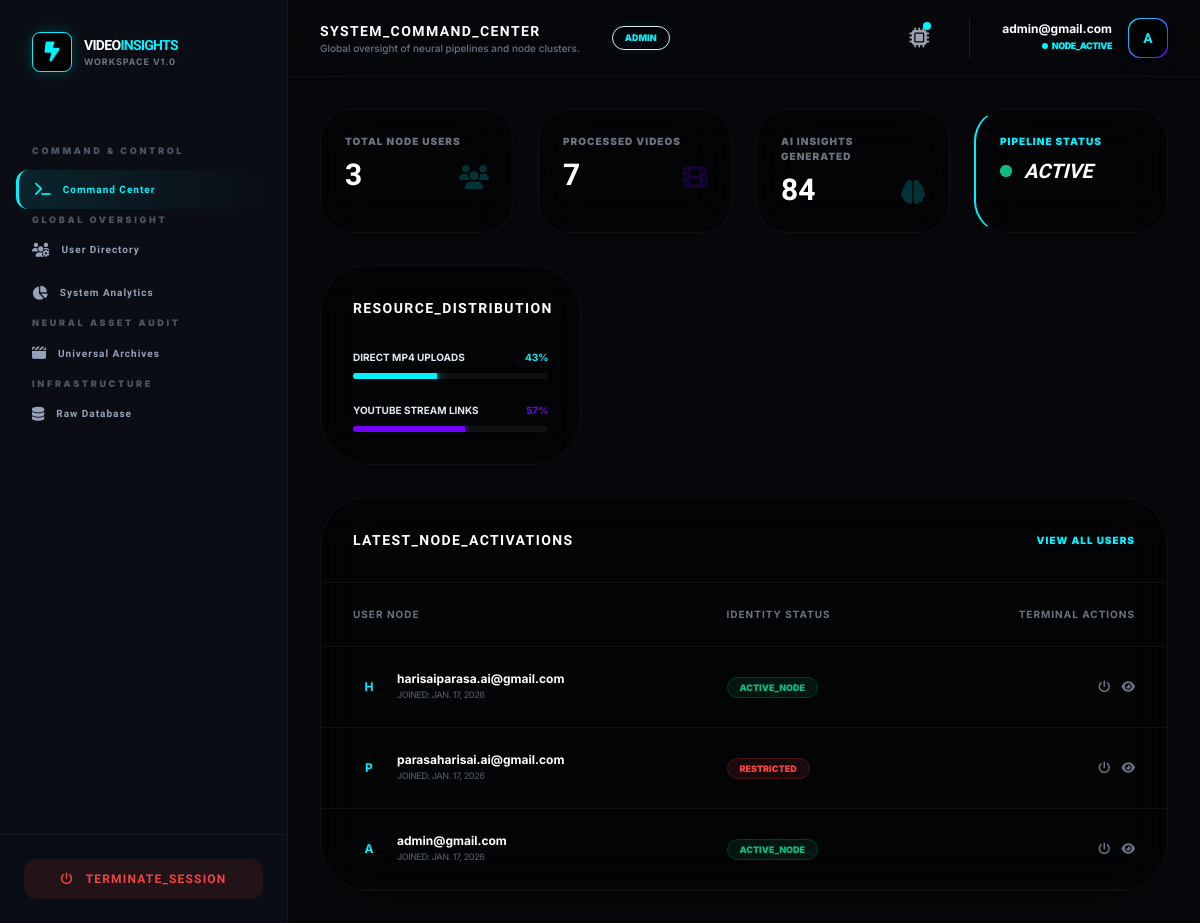
The app's page /analysis/admin/dashboard/ (signed in), older data.
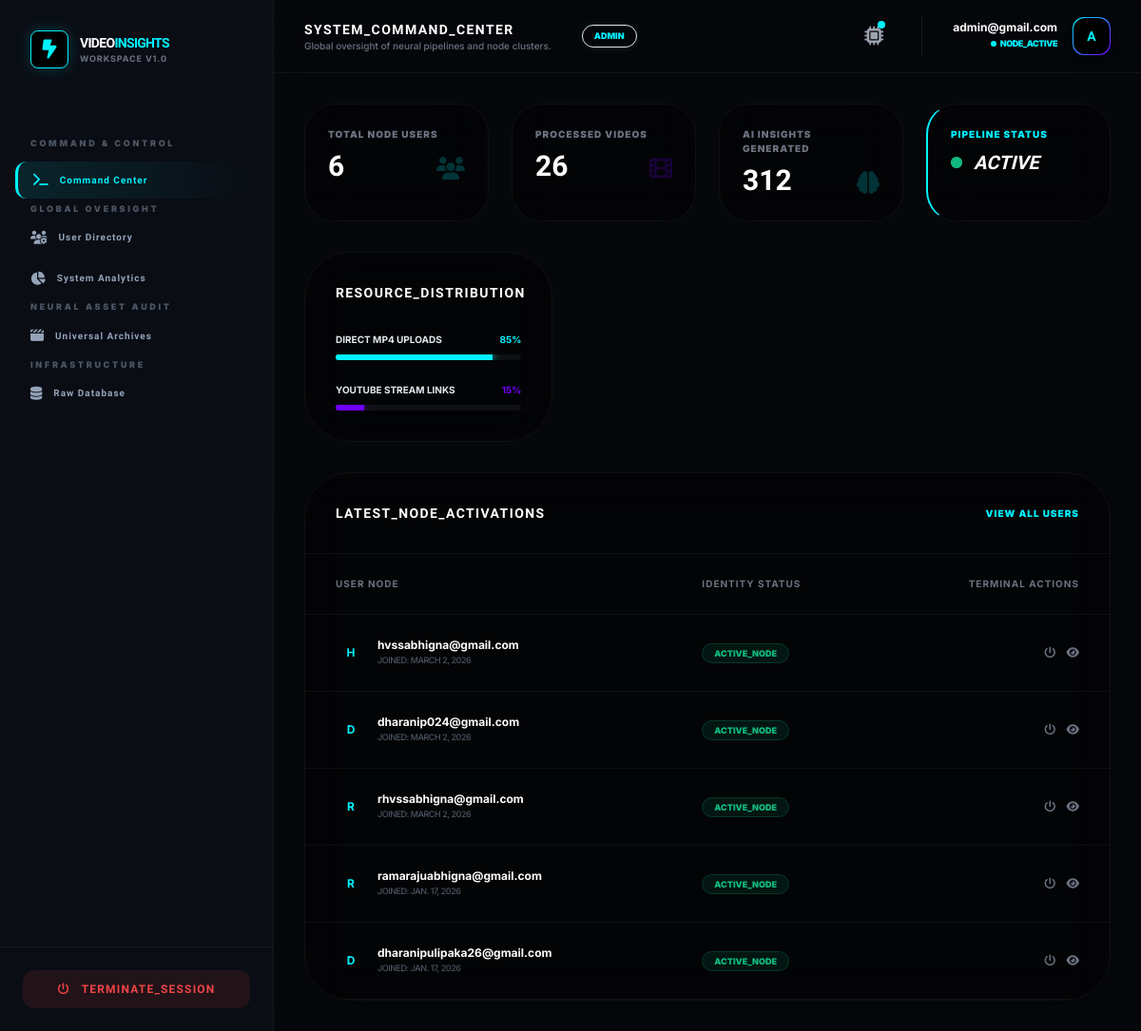
The same page, newer data.
### accounts/models.py (models this page shows, shortened)
class User(AbstractUser):
    username = None
    email = models.EmailField(unique=True)
    ROLE_CHOICES = (
        ('admin', 'Admin'),
        ('user', 'User'),
    )
    role = models.CharField(max_length=10, choices=ROLE_CHOICES, default='user')
    is_verified = models.BooleanField(default=False)
    login_count = models.PositiveIntegerField(default=0)
    USERNAME_FIELD = 'email'
    REQUIRED_FIELDS = []
    objects = CustomUserManager()

### analysis/views.py (the view)
# urls.py: path('admin/dashboard/', views.admin_dashboard, name='admin_dashboard'),
@user_passes_test(is_admin)
def admin_dashboard(request):
    all_users = User.objects.all().order_by('-date_joined')
    all_vids  = VideoAnalysis.objects.all()
    total     = all_vids.count()
    yt_count  = all_vids.filter(video_file="").count()
    stats = {
        'total_users':   all_users.count(),
        'total_videos':  total,
        'total_insights':total * 12,
        'mp4_percent':   (100 - (yt_count / total * 100)) if total > 0 else 65,
        'yt_percent':    (yt_count / total * 100) if total > 0 else 35
    }
    return render(request, 'admin_dashboard.html', {
        'stats': stats, 'node_users': all_users[:5]
    })

### analysis/views.py (called while the page is built)
def is_admin(user):
    return user.is_authenticated and user.role == 'admin'

### templates/admin_dashboard.html (shortened to what this page needs)
{% extends "base2.html" %}
{% load i18n %}
{% block page_title %}SYSTEM_COMMAND_CENTER{% endblock %}
{% block page_subtitle %}Global oversight of neural pipelines and node clusters.{% endblock %}
{% block content %}
<div class="space-y-8 animate-fade-in">
    <div class="grid grid-cols-1 md:grid-cols-2 lg:grid-cols-4 gap-6">
        <div class="bg-black/40 border border-white/5 p-6 rounded-[2rem] backdrop-blur-xl">
            <p class="text-[10px] font-black text-gray-500 uppercase tracking-widest mb-2">Total Node Users</p>
            <div class="flex items-end justify-between">
                <h3 class="orbitron text-3xl font-black text-white">{{ stats.total_users }}</h3>
                <i class="fa fa-users text-[var(--accent-cyan)] opacity-20 text-2xl"></i>
            </div>
        </div>
        <div class="bg-black/40 border border-white/5 p-6 rounded-[2rem] backdrop-blur-xl">
            <p class="text-[10px] font-black text-gray-500 uppercase tracking-widest mb-2">Processed Videos</p>
            <div class="flex items-end justify-between">
                <h3 class="orbitron text-3xl font-black text-white">{{ stats.total_videos }}</h3>
                <i class="fa fa-film text-[var(--accent-purple)] opacity-20 text-2xl"></i>
            </div>
        </div>
        <div class="bg-black/40 border border-white/5 p-6 rounded-[2rem] backdrop-blur-xl">
            <p class="text-[10px] font-black text-gray-500 uppercase tracking-widest mb-2">AI Insights Generated</p>
            <div class="flex items-end justify-between">
                <h3 class="orbitron text-3xl font-black text-white">{{ stats.total_insights }}</h3>
                <i class="fa fa-brain text-[var(--accent-cyan)] opacity-20 text-2xl"></i>
            </div>
        </div>
        <div class="bg-black/40 border border-white/5 p-6 rounded-[2rem] backdrop-blur-xl border-l-2 border-l-[var(--accent-cyan)]">
            <p class="text-[10px] font-black text-[var(--accent-cyan)] uppercase tracking-widest mb-2">Pipeline Status</p>
            <div class="flex items-center gap-3">
                <span class="relative flex h-3 w-3">
                    <span class="relative inline-flex rounded-full h-3 w-3 bg-emerald-500"></span>
                </span>
                <h3 class="orbitron text-xl font-black text-white uppercase italic">Active</h3>
            </div>
        </div>
    </div>
    <div class="grid lg:grid-cols-3 gap-8">
        <div class="bg-black/40 border border-white/5 p-8 rounded-[3rem] backdrop-blur-xl">
            <h4 class="orbitron text-sm font-black text-white tracking-widest mb-8">RESOURCE_DISTRIBUTION</h4>
            <div class="space-y-6">
                <div>
                    <div class="flex justify-between text-[10px] font-bold uppercase mb-2">
                        <span>Direct MP4 Uploads</span>
                        <span class="text-[var(--accent-cyan)]">{{ stats.mp4_percent|floatformat:0 }}%</span>
                    </div>
                    <div class="h-1.5 w-full bg-white/5 rounded-full overflow-hidden">
                        <div class="h-full bg-[var(--accent-cyan)] transition-all duration-1000 shadow-[0_0_10px_var(--accent-cyan)]" style="width: {{ stats.mp4_percent }}%"></div>
                    </div>
                </div>
                <div>
                    <div class="flex justify-between text-[10px] font-bold uppercase mb-2">
                        <span>YouTube Stream Links</span>
                        <span class="text-[var(--accent-purple)]">{{ stats.yt_percent|floatformat:0 }}%</span>
                    </div>
                    <div class="h-1.5 w-full bg-white/5 rounded-full overflow-hidden">
                        <div class="h-full bg-[var(--accent-purple)] transition-all duration-1000 shadow-[0_0_10px_var(--accent-purple)]" style="width: {{ stats.yt_percent }}%"></div>
                    </div>
                </div>
            </div>
        </div>
    </div>
    <div class="bg-black/40 border border-white/5 rounded-[3rem] backdrop-blur-xl overflow-hidden shadow-2xl">
        <div class="p-8 border-b border-white/5 flex justify-between items-center">
            <h4 class="orbitron text-sm font-black text-white tracking-widest">LATEST_NODE_ACTIVATIONS</h4>
            <a href="{% url 'admin_user_management' %}" class="text-[10px] font-black text-[var(--accent-cyan)] uppercase tracking-widest hover:underline">View All Users</a>
        </div>
        <div class="overflow-x-auto">
            <table class="w-full text-left">
                <thead>
                    <tr class="text-[10px] font-black text-gray-500 uppercase tracking-widest border-b border-white/5">
                        <th class="px-8 py-6">User Node</th>
                        <th class="px-8 py-6">Identity Status</th>
                        <th class="px-8 py-6 text-right">Terminal Actions</th>
                    </tr>
                </thead>
                <tbody class="text-xs font-medium">
                    {% for user_node in node_users %}
                    <tr class="border-b border-white/5 hover:bg-white/[0.02] transition-colors">
                        <td class="px-8 py-6 flex items-center gap-3">
                            <div class="w-8 h-8 rounded-lg bg-[var(--accent-cyan)]/10 text-[var(--accent-cyan)] flex items-center justify-center font-bold">{{ user_node.email|first|upper }}</div>
                            <div>
                                <p class="text-white font-bold">{{ user_node.email }}</p>
                                <p class="text-[9px] text-gray-600 uppercase tracking-tighter">Joined: {{ user_node.date_joined|date:"N j, Y" }}</p>
                            </div>
                        </td>
                        <td class="px-8 py-6">
                            {% if user_node.is_active %}
                                <span class="px-3 py-1 bg-emerald-500/10 text-emerald-500 rounded-full text-[9px] font-black uppercase border border-emerald-500/20">Active_Node</span>
                            {% else %}
                                <span class="px-3 py-1 bg-red-500/10 text-red-500 rounded-full text-[9px] font-black uppercase border border-red-500/20">Restricted</span>
                            {% endif %}
                        </td>
                        <td class="px-8 py-6 text-right">
                            <button class="text-gray-500 hover:text-red-500 transition-colors mx-2"><i class="fa fa-power-off"></i></button>
                            <button class="text-gray-500 hover:text-[var(--accent-cyan)] transition-colors"><i class="fa fa-eye"></i></button>
                        </td>
                    </tr>
                    {% empty %}
                    <tr>
                        <td colspan="3" class="px-8 py-10 text-center text-gray-600 italic">No active user nodes detected in current database sync.</td>
                    </tr>
                    {% endfor %}
                </tbody>
            </table>
        </div>
    </div>
</div>
{% endblock %}

### templates/base2.html (shortened to what this page needs)
<!DOCTYPE html>
<html lang="en">
<head>
    <script src="https://cdn.tailwindcss.com"></script>
    <link rel="stylesheet" href="https://cdnjs.cloudflare.com/ajax/libs/font-awesome/6.4.2/css/all.min.css">
</head>
<body class="min-h-screen flex">
<aside class="w-72 bg-[var(--sidebar-bg)] border-r border-white/5 hidden lg:flex flex-col sticky top-0 h-screen z-50">
    <div class="p-8">
        <a href="/" class="flex items-center gap-3">
            <div class="w-10 h-10 rounded-lg flex items-center justify-center bg-black border border-[var(--accent-cyan)] shadow-[0_0_15px_rgba(0,242,255,0.2)]">
                <i class="fa-solid fa-bolt-lightning text-xl text-[var(--accent-cyan)]"></i>
            </div>
            <div>
                <h2 class="orbitron text-sm font-black text-white tracking-tighter">VIDEO<span class="text-[var(--accent-cyan)]">INSIGHTS</span></h2>
                <p class="text-[9px] text-gray-500 uppercase tracking-widest font-bold">Workspace v1.0</p>
            </div>
        </a>
    </div>
    <nav class="flex-1 px-4 py-4 space-y-1 overflow-y-auto">
        {% if user.role == 'admin' %}
            {% include "partials/sidebar_admin.html" %}
        {% else %}
            {% include "partials/sidebar_user.html" %}
        {% endif %}
    </nav>
    <div class="p-6 border-t border-white/5">
        <a href="{% url 'logout' %}"
           class="flex items-center justify-center gap-3 px-4 py-3 rounded-xl bg-red-500/10 text-red-500 font-bold hover:bg-red-500 hover:text-white transition duration-300 orbitron text-xs tracking-widest">
            <i class="fa-solid fa-power-off"></i> TERMINATE_SESSION
        </a>
    </div>
</aside>
<div class="flex-1 flex flex-col min-w-0">
    <header class="bg-[var(--sidebar-bg)]/80 backdrop-blur-xl border-b border-white/5 sticky top-0 z-40 px-8 py-4 flex justify-between items-center">
        <div class="flex items-center gap-4">
             <div class="hidden sm:block">
                <h1 class="orbitron text-sm font-bold text-white tracking-widest uppercase">
                    {% block page_title %}Operational_Dashboard{% endblock page_title %}
                </h1>
                <p class="text-[10px] text-gray-500 font-medium">
                    {% block page_subtitle %}Synchronizing with Neural Pipeline...{% endblock page_subtitle %}
                </p>
             </div>
             <span class="bg-[var(--accent-cyan)]/10 text-[var(--accent-cyan)] text-[9px] uppercase font-black px-3 py-1 rounded-full ml-4 border border-[var(--accent-cyan)]/20 shadow-[0_0_10px_rgba(0,242,255,0.1)]">
                {{ user.role|default:"User" }}
             </span>
        </div>
        <div class="flex items-center gap-8">
            <div class="relative group">
                <button class="relative p-2 text-gray-400 hover:text-[var(--accent-cyan)] transition-colors">
                    <i class="fa-solid fa-microchip text-xl"></i>
                    <span class="absolute top-1.5 right-1.5 w-2 h-2 bg-[var(--accent-cyan)] rounded-full animate-pulse"></span>
                </button>
            </div>
            <div class="flex items-center gap-4 border-l border-white/10 pl-8">
                <div class="text-right hidden sm:block">
                    <p class="text-xs font-bold text-white leading-none mb-1">{{ user.email }}</p>
                    <p class="text-[9px] text-[var(--accent-cyan)] font-black uppercase flex items-center justify-end gap-1 tracking-tighter">
                        <span class="w-1.5 h-1.5 bg-[var(--accent-cyan)] rounded-full animate-ping"></span> NODE_ACTIVE
                    </p>
                </div>
                <div class="w-10 h-10 rounded-xl bg-gradient-to-br from-[var(--accent-cyan)] to-[var(--accent-purple)] p-[1px] shadow-lg">
                    <div class="w-full h-full bg-black rounded-xl flex items-center justify-center text-[var(--accent-cyan)] font-black orbitron text-sm">
                        {{ user.email|first|upper }}
                    </div>
                </div>
            </div>
        </div>
    </header>
    <main class="flex-1 p-8 overflow-y-auto">
        <div class="max-w-7xl mx-auto animate-fade-in">
            {% block content %}{% endblock content %}
        </div>
    </main>
</div>
</body>
</html>

### templates/partials/sidebar_admin.html
{% load i18n %}
<p class="text-[9px] font-black text-gray-600 uppercase tracking-[0.3em] ml-4 mb-3 mt-6">
    {% translate "Command & Control" %}
</p>
<a href="{% url 'admin_dashboard' %}"
   class="nav-item {% if request.resolver_match.url_name == 'admin_dashboard' %}active{% endif %}">
    <i class="fa fa-terminal"></i>
    <span class="orbitron text-[10px] tracking-widest">{% translate "Command Center" %}</span>
</a>
<p class="text-[9px] font-black text-gray-600 uppercase tracking-[0.3em] ml-4 mb-3 mt-8">
    {% translate "Global Oversight" %}
</p>
<a href="{% url 'admin_user_management' %}"
   class="nav-item {% if request.resolver_match.url_name == 'admin_user_management' %}active{% endif %}">
    <i class="fa fa-users-gear"></i>
    <span class="orbitron text-[10px] tracking-widest">{% translate "User Directory" %}</span>
</a>
<a href="{% url 'admin_analytics' %}"
   class="nav-item {% if request.resolver_match.url_name == 'admin_analytics' %}active{% endif %}">
    <i class="fa-solid fa-chart-pie"></i>
    <span class="orbitron text-[10px] tracking-widest">{% translate "System Analytics" %}</span>
</a>
<p class="text-[9px] font-black text-gray-600 uppercase tracking-[0.3em] ml-4 mb-3 mt-8">
    {% translate "Neural Asset Audit" %}
</p>
<a href="{% url 'video_list' %}"
   class="nav-item {% if request.resolver_match.url_name == 'video_list' %}active{% endif %}">
    <i class="fa fa-clapperboard"></i>
    <span class="orbitron text-[10px] tracking-widest">{% translate "Universal Archives" %}</span>
</a>
<p class="text-[9px] font-black text-gray-600 uppercase tracking-[0.3em] ml-4 mb-3 mt-8">
    {% translate "Infrastructure" %}
</p>
<a href="/admin/" target="_blank" class="nav-item">
    <i class="fa-solid fa-database"></i>
    <span class="orbitron text-[10px] tracking-widest">{% translate "Raw Database" %}</span>
</a>

### templates/base2.html (style rules this page uses)
:root { --bg-workspace: #05070a; --sidebar-bg: #0a0d14; --accent-cyan: #00f2ff; --accent-purple: #7000ff; --card-dark: #10141d; }
body { font-family: 'Inter', sans-serif; background-color: var(--bg-workspace); color: #e2e8f0; }
.orbitron { font-family: 'Orbitron', sans-serif; }
.nav-item { display: flex; align-items: center; gap: 12px; padding: 12px 16px; border-radius: 12px; font-size: 0.875rem; font-weight: 600; color: #94a3b8; transition: all 0.3s ease; margin-bottom: 4px; }
.nav-item.active { background: linear-gradient(90deg, rgba(0, 242, 255, 0.1) 0%, transparent 100%); color: var(--accent-cyan); border-left: 3px solid var(--accent-cyan); }
.animate-fade-in { animation: fadeIn 0.3s ease-out; }

Row changes from the older to the newer data that the page shows:
no longer on one of the page's lists (row edited): User: email|first "A", email "admin@gmail.com", date_joined "JAN. 17, 2026"
added User: email|first "H", email "hvssabhigna@gmail.com", date_joined "MARCH 2, 2026", is_active "ACTIVE_NODE"
added User: email|first "D", email "dharanip024@gmail.com", date_joined "MARCH 2, 2026", is_active "ACTIVE_NODE"
added User: email|first "R", email "rhvssabhigna@gmail.com", date_joined "MARCH 2, 2026", is_active "ACTIVE_NODE"
changed User: email|first "H" → "R"; email "harisaiparasa.ai@gmail.com" → "ramarajuabhigna@gmail.com"
changed User: email|first "P" → "D"; email "parasaharisai.ai@gmail.com" → "dharanipulipaka26@gmail.com"; is_active "RESTRICTED" → "ACTIVE_NODE"
Text that changed along with them:
{{ stats.total_users }}: "3" → "6"
{{ stats.total_videos }}: "7" → "26"
{{ stats.total_insights }}: "84" → "312"
{{ stats.mp4_percent|floatformat:0 }}: "43" → "85"
{{ stats.mp4_percent }}: 42.85714285714286 → 84.61538461538461 (drawn)
{{ stats.yt_percent|floatformat:0 }}: "57" → "15"
{{ stats.yt_percent }}: 57.14285714285714 → 15.384615384615385 (drawn)
